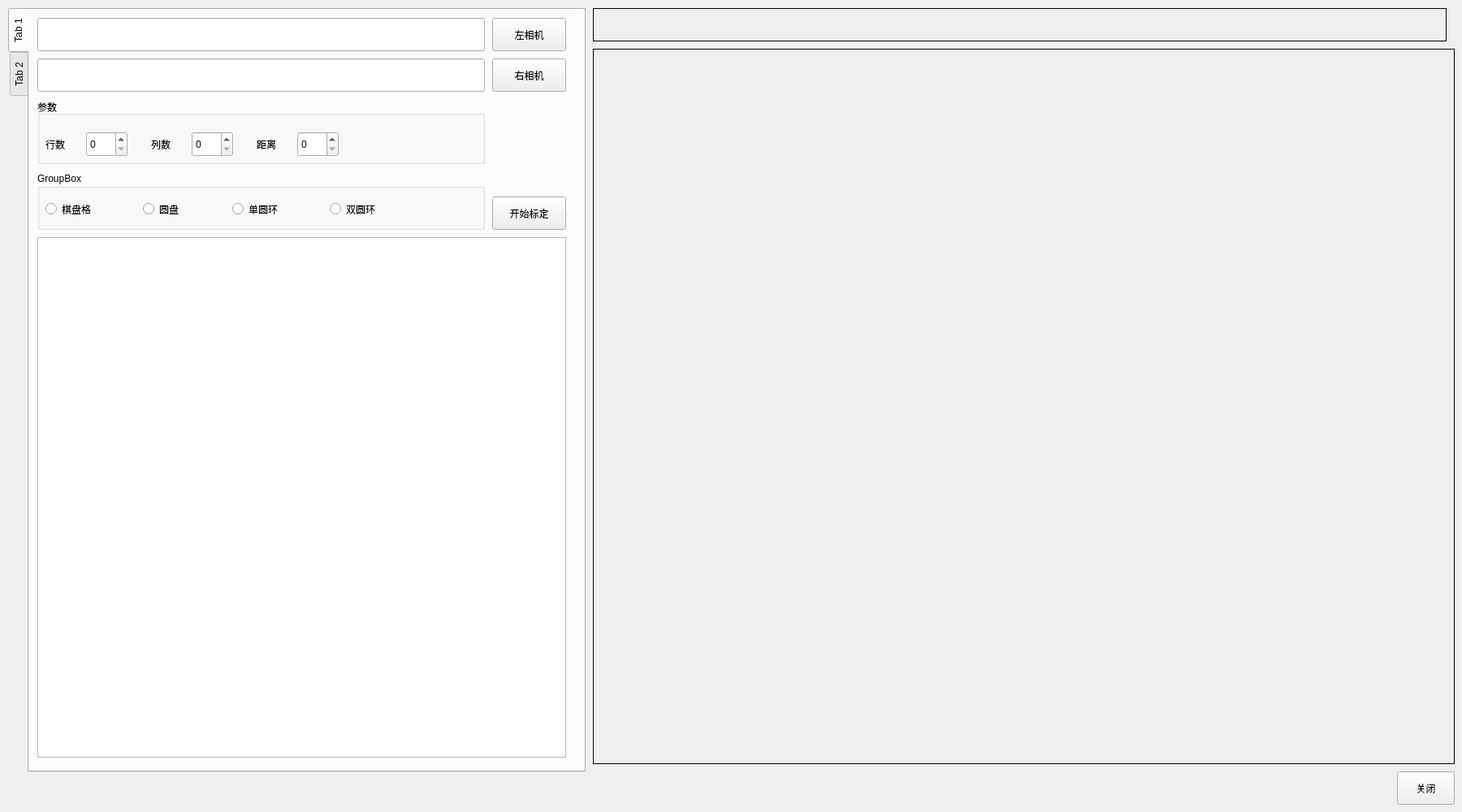
<?xml version="1.0" encoding="UTF-8"?>
<ui version="4.0">
 <class>binocular</class>
 <widget class="QWidget" name="binocular">
  <property name="geometry">
   <rect>
    <x>0</x>
    <y>0</y>
    <width>1800</width>
    <height>1000</height>
   </rect>
  </property>
  <property name="windowTitle">
   <string>binocular</string>
  </property>
  <widget class="QTabWidget" name="tabWidget">
   <property name="geometry">
    <rect>
     <x>10</x>
     <y>10</y>
     <width>711</width>
     <height>941</height>
    </rect>
   </property>
   <property name="tabPosition">
    <enum>QTabWidget::West</enum>
   </property>
   <widget class="QWidget" name="tab">
    <attribute name="title">
     <string>Tab 1</string>
    </attribute>
    <widget class="QLineEdit" name="lineEdit">
     <property name="geometry">
      <rect>
       <x>10</x>
       <y>10</y>
       <width>551</width>
       <height>41</height>
      </rect>
     </property>
    </widget>
    <widget class="QLineEdit" name="lineEdit_2">
     <property name="geometry">
      <rect>
       <x>10</x>
       <y>60</y>
       <width>551</width>
       <height>41</height>
      </rect>
     </property>
    </widget>
    <widget class="QPushButton" name="pushButton">
     <property name="geometry">
      <rect>
       <x>570</x>
       <y>10</y>
       <width>91</width>
       <height>41</height>
      </rect>
     </property>
     <property name="text">
      <string>左相机</string>
     </property>
    </widget>
    <widget class="QPushButton" name="pushButton_3">
     <property name="geometry">
      <rect>
       <x>570</x>
       <y>60</y>
       <width>91</width>
       <height>41</height>
      </rect>
     </property>
     <property name="text">
      <string>右相机</string>
     </property>
    </widget>
    <widget class="QGroupBox" name="groupBox">
     <property name="geometry">
      <rect>
       <x>10</x>
       <y>110</y>
       <width>551</width>
       <height>80</height>
      </rect>
     </property>
     <property name="title">
      <string>参数</string>
     </property>
     <widget class="QSpinBox" name="spinBox">
      <property name="geometry">
       <rect>
        <x>60</x>
        <y>40</y>
        <width>51</width>
        <height>31</height>
       </rect>
      </property>
     </widget>
     <widget class="QLabel" name="label">
      <property name="geometry">
       <rect>
        <x>10</x>
        <y>40</y>
        <width>41</width>
        <height>31</height>
       </rect>
      </property>
      <property name="text">
       <string>行数</string>
      </property>
     </widget>
     <widget class="QSpinBox" name="spinBox_2">
      <property name="geometry">
       <rect>
        <x>190</x>
        <y>40</y>
        <width>51</width>
        <height>31</height>
       </rect>
      </property>
     </widget>
     <widget class="QLabel" name="label_2">
      <property name="geometry">
       <rect>
        <x>140</x>
        <y>40</y>
        <width>41</width>
        <height>31</height>
       </rect>
      </property>
      <property name="text">
       <string>列数</string>
      </property>
     </widget>
     <widget class="QLabel" name="label_3">
      <property name="geometry">
       <rect>
        <x>270</x>
        <y>40</y>
        <width>41</width>
        <height>31</height>
       </rect>
      </property>
      <property name="text">
       <string>距离</string>
      </property>
     </widget>
     <widget class="QSpinBox" name="spinBox_3">
      <property name="geometry">
       <rect>
        <x>320</x>
        <y>40</y>
        <width>51</width>
        <height>31</height>
       </rect>
      </property>
     </widget>
    </widget>
    <widget class="QGroupBox" name="groupBox_2">
     <property name="geometry">
      <rect>
       <x>10</x>
       <y>200</y>
       <width>551</width>
       <height>71</height>
      </rect>
     </property>
     <property name="title">
      <string>GroupBox</string>
     </property>
     <widget class="QRadioButton" name="radioButton">
      <property name="geometry">
       <rect>
        <x>10</x>
        <y>30</y>
        <width>81</width>
        <height>31</height>
       </rect>
      </property>
      <property name="text">
       <string>棋盘格</string>
      </property>
     </widget>
     <widget class="QRadioButton" name="radioButton_3">
      <property name="geometry">
       <rect>
        <x>130</x>
        <y>30</y>
        <width>81</width>
        <height>31</height>
       </rect>
      </property>
      <property name="text">
       <string>圆盘</string>
      </property>
     </widget>
     <widget class="QRadioButton" name="radioButton_4">
      <property name="geometry">
       <rect>
        <x>240</x>
        <y>30</y>
        <width>81</width>
        <height>31</height>
       </rect>
      </property>
      <property name="text">
       <string>单圆环</string>
      </property>
     </widget>
     <widget class="QRadioButton" name="radioButton_5">
      <property name="geometry">
       <rect>
        <x>360</x>
        <y>30</y>
        <width>81</width>
        <height>31</height>
       </rect>
      </property>
      <property name="text">
       <string>双圆环</string>
      </property>
     </widget>
    </widget>
    <widget class="QTextEdit" name="textEdit">
     <property name="geometry">
      <rect>
       <x>10</x>
       <y>280</y>
       <width>651</width>
       <height>641</height>
      </rect>
     </property>
    </widget>
    <widget class="QPushButton" name="pushButton_4">
     <property name="geometry">
      <rect>
       <x>570</x>
       <y>230</y>
       <width>91</width>
       <height>41</height>
      </rect>
     </property>
     <property name="text">
      <string>开始标定</string>
     </property>
    </widget>
   </widget>
   <widget class="QWidget" name="tab_2">
    <attribute name="title">
     <string>Tab 2</string>
    </attribute>
   </widget>
  </widget>
  <widget class="QLabel" name="label_4">
   <property name="geometry">
    <rect>
     <x>730</x>
     <y>10</y>
     <width>1051</width>
     <height>41</height>
    </rect>
   </property>
   <property name="frameShape">
    <enum>QFrame::Box</enum>
   </property>
   <property name="text">
    <string/>
   </property>
  </widget>
  <widget class="QLabel" name="label_5">
   <property name="geometry">
    <rect>
     <x>730</x>
     <y>60</y>
     <width>1061</width>
     <height>881</height>
    </rect>
   </property>
   <property name="frameShape">
    <enum>QFrame::Box</enum>
   </property>
   <property name="text">
    <string/>
   </property>
  </widget>
  <widget class="QPushButton" name="close">
   <property name="geometry">
    <rect>
     <x>1720</x>
     <y>950</y>
     <width>71</width>
     <height>41</height>
    </rect>
   </property>
   <property name="text">
    <string>关闭</string>
   </property>
  </widget>
 </widget>
 <resources/>
 <connections/>
</ui>
